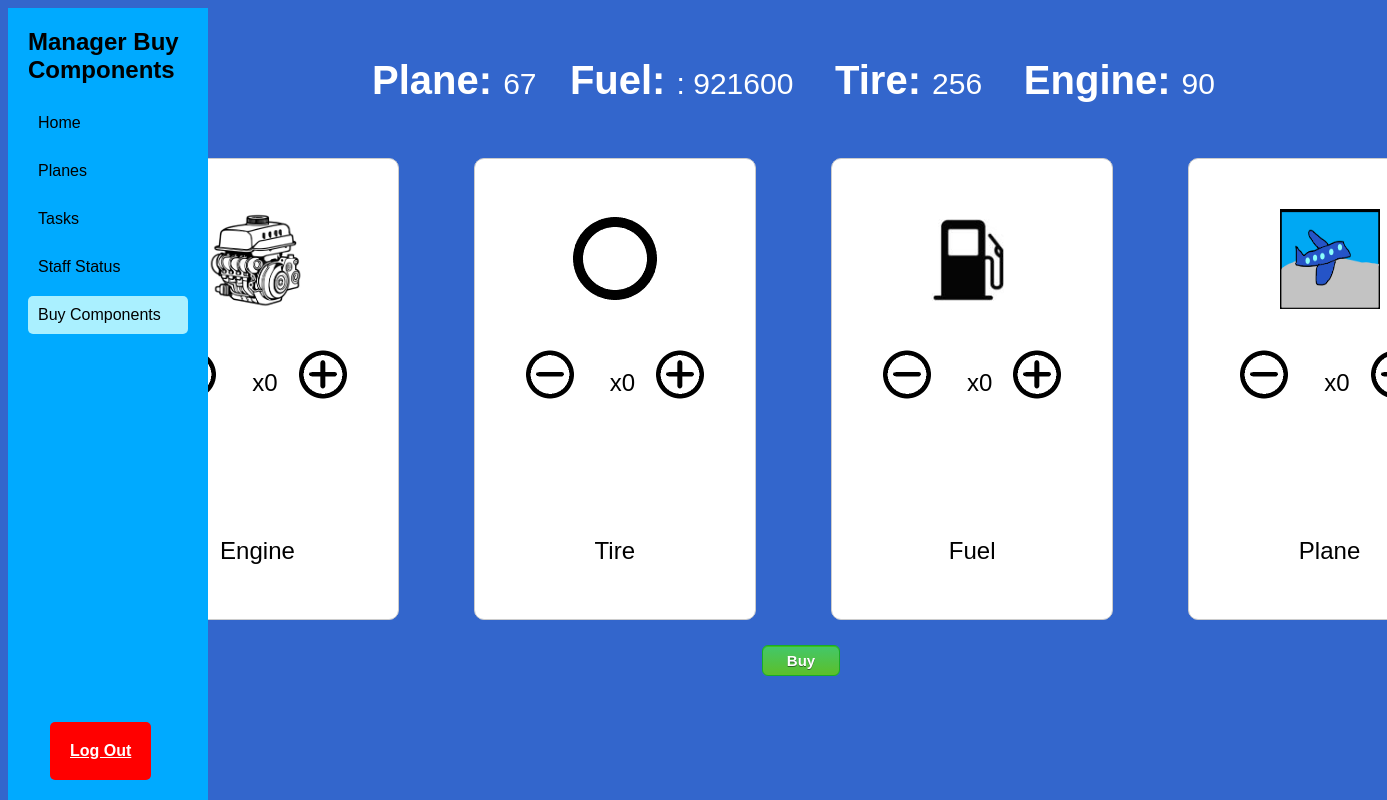
Page /managers/buy.php on the committed database.
### tables this page shows
CREATE TABLE `storehouse` (
  `plane` int(11) DEFAULT NULL,
  `fuel` int(11) DEFAULT NULL,
  `tire` int(11) DEFAULT NULL,
  `motor` int(11) DEFAULT NULL
);

### database.php (called while the page is built, shortened)
<?php
$db_server = "localhost";
$db_user = "root";
$db_pass = "";
$db_name = "Silvee";
$conn = mysqli_connect($db_server, $db_user, $db_pass,  $db_name);
$storeHouse = mysqli_query($conn, "SELECT * FROM storehouse");
?>

### infoBar.php (the view)
<div class="infoBar">
                <p>
                    <?php
                    include("../database.php");
                    if (mysqli_num_rows($storeHouse) > 0){
                        while ($row = $storeHouse->fetch_assoc()) {
                            echo "<strong>Plane: </strong> " . $row["plane"] .
                            "&nbsp &nbsp <strong>Fuel: </strong>: " . $row["fuel"] .
                            " &nbsp &nbsp <strong>Tire: </strong> " . $row["tire"] .
                            " &nbsp &nbsp <strong>Engine: </strong>  " . $row["motor"] . "<br>";
                        }
                    } else {
                    echo "<strong>Plane: </strong> 23 &nbsp &nbsp
                    <strong>Fuel: </strong> 500 gallons &nbsp &nbsp
                    <strong>Tire: </strong> 60 &nbsp &nbsp
                    <strong>Engine: </strong> 15";
                    }
                    ?>
                </p>
        </div>

### style.css (style rules this page uses)
body { font-family: Arial, sans-serif; background-color: #3366cc; }
.infoBar { display: flex; justify-content: center; margin: 0 auto; padding-top: 20px; }
.infoBar p { color: white; font-size: 30px; }
.infoBar strong { font-size: 40px; font-weight: 900; }

### rows in the picture
storehouse: plane "67", fuel "921600", tire "256", motor "90"
